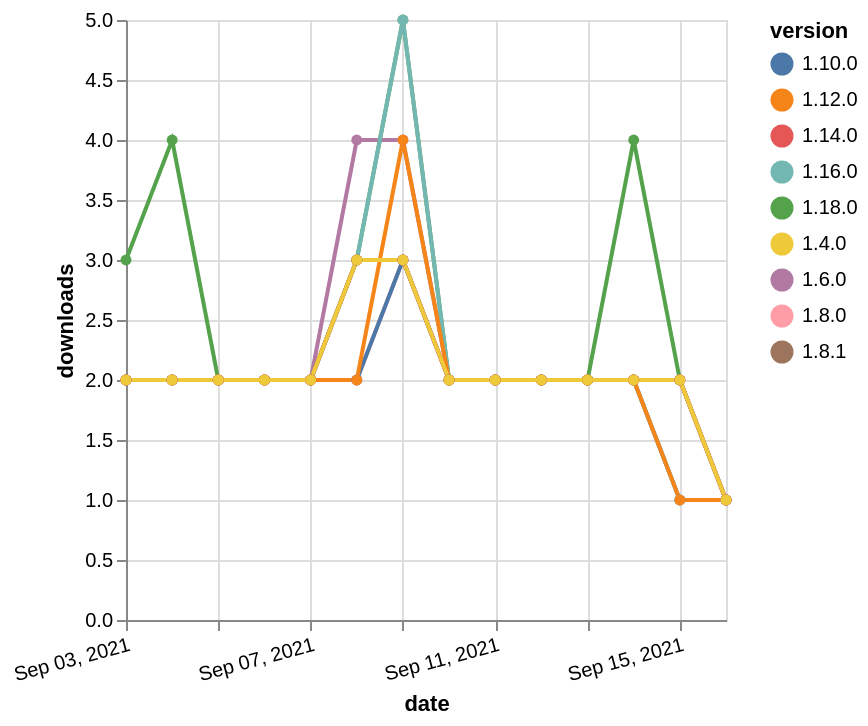

Write a Vega-Lite specification for this figure.
### Vega-Lite specification from a JSON file in a GitHub repository (floating-point values rounded to 4 significant figures)
{"$schema": "https://vega.github.io/schema/vega-lite/v5.json", "description": "A simple bar chart with embedded data.", "data": {"values": [{"date": "2021-09-03", "total": 2541, "delta": 2, "version": "1.6.0"}, {"date": "2021-09-04", "total": 2543, "delta": 2, "version": "1.6.0"}, {"date": "2021-09-05", "total": 2545, "delta": 2, "version": "1.6.0"}, {"date": "2021-09-06", "total": 2547, "delta": 2, "version": "1.6.0"}, {"date": "2021-09-07", "total": 2549, "delta": 2, "version": "1.6.0"}, {"date": "2021-09-08", "total": 2553, "delta": 4, "version": "1.6.0"}, {"date": "2021-09-09", "total": 2557, "delta": 4, "version": "1.6.0"}, {"date": "2021-09-10", "total": 2559, "delta": 2, "version": "1.6.0"}, {"date": "2021-09-11", "total": 2561, "delta": 2, "version": "1.6.0"}, {"date": "2021-09-12", "total": 2563, "delta": 2, "version": "1.6.0"}, {"date": "2021-09-13", "total": 2565, "delta": 2, "version": "1.6.0"}, {"date": "2021-09-14", "total": 2567, "delta": 2, "version": "1.6.0"}, {"date": "2021-09-15", "total": 2569, "delta": 2, "version": "1.6.0"}, {"date": "2021-09-16", "total": 2570, "delta": 1, "version": "1.6.0"}, {"date": "2021-09-03", "total": 251, "delta": 3, "version": "1.18.0"}, {"date": "2021-09-04", "total": 255, "delta": 4, "version": "1.18.0"}, {"date": "2021-09-05", "total": 257, "delta": 2, "version": "1.18.0"}, {"date": "2021-09-06", "total": 259, "delta": 2, "version": "1.18.0"}, {"date": "2021-09-07", "total": 261, "delta": 2, "version": "1.18.0"}, {"date": "2021-09-08", "total": 264, "delta": 3, "version": "1.18.0"}, {"date": "2021-09-09", "total": 269, "delta": 5, "version": "1.18.0"}, {"date": "2021-09-10", "total": 271, "delta": 2, "version": "1.18.0"}, {"date": "2021-09-11", "total": 273, "delta": 2, "version": "1.18.0"}, {"date": "2021-09-12", "total": 275, "delta": 2, "version": "1.18.0"}, {"date": "2021-09-13", "total": 277, "delta": 2, "version": "1.18.0"}, {"date": "2021-09-14", "total": 281, "delta": 4, "version": "1.18.0"}, {"date": "2021-09-15", "total": 283, "delta": 2, "version": "1.18.0"}, {"date": "2021-09-16", "total": 284, "delta": 1, "version": "1.18.0"}, {"date": "2021-09-03", "total": 1922, "delta": 2, "version": "1.8.0"}, {"date": "2021-09-04", "total": 1924, "delta": 2, "version": "1.8.0"}, {"date": "2021-09-05", "total": 1926, "delta": 2, "version": "1.8.0"}, {"date": "2021-09-06", "total": 1928, "delta": 2, "version": "1.8.0"}, {"date": "2021-09-07", "total": 1930, "delta": 2, "version": "1.8.0"}, {"date": "2021-09-08", "total": 1932, "delta": 2, "version": "1.8.0"}, {"date": "2021-09-09", "total": 1935, "delta": 3, "version": "1.8.0"}, {"date": "2021-09-10", "total": 1937, "delta": 2, "version": "1.8.0"}, {"date": "2021-09-11", "total": 1939, "delta": 2, "version": "1.8.0"}, {"date": "2021-09-12", "total": 1941, "delta": 2, "version": "1.8.0"}, {"date": "2021-09-13", "total": 1943, "delta": 2, "version": "1.8.0"}, {"date": "2021-09-14", "total": 1945, "delta": 2, "version": "1.8.0"}, {"date": "2021-09-15", "total": 1947, "delta": 2, "version": "1.8.0"}, {"date": "2021-09-16", "total": 1948, "delta": 1, "version": "1.8.0"}, {"date": "2021-09-03", "total": 1669, "delta": 2, "version": "1.10.0"}, {"date": "2021-09-04", "total": 1671, "delta": 2, "version": "1.10.0"}, {"date": "2021-09-05", "total": 1673, "delta": 2, "version": "1.10.0"}, {"date": "2021-09-06", "total": 1675, "delta": 2, "version": "1.10.0"}, {"date": "2021-09-07", "total": 1677, "delta": 2, "version": "1.10.0"}, {"date": "2021-09-08", "total": 1679, "delta": 2, "version": "1.10.0"}, {"date": "2021-09-09", "total": 1682, "delta": 3, "version": "1.10.0"}, {"date": "2021-09-10", "total": 1684, "delta": 2, "version": "1.10.0"}, {"date": "2021-09-11", "total": 1686, "delta": 2, "version": "1.10.0"}, {"date": "2021-09-12", "total": 1688, "delta": 2, "version": "1.10.0"}, {"date": "2021-09-13", "total": 1690, "delta": 2, "version": "1.10.0"}, {"date": "2021-09-14", "total": 1692, "delta": 2, "version": "1.10.0"}, {"date": "2021-09-15", "total": 1693, "delta": 1, "version": "1.10.0"}, {"date": "2021-09-16", "total": 1694, "delta": 1, "version": "1.10.0"}, {"date": "2021-09-03", "total": 753, "delta": 2, "version": "1.16.0"}, {"date": "2021-09-04", "total": 755, "delta": 2, "version": "1.16.0"}, {"date": "2021-09-05", "total": 757, "delta": 2, "version": "1.16.0"}, {"date": "2021-09-06", "total": 759, "delta": 2, "version": "1.16.0"}, {"date": "2021-09-07", "total": 761, "delta": 2, "version": "1.16.0"}, {"date": "2021-09-08", "total": 764, "delta": 3, "version": "1.16.0"}, {"date": "2021-09-09", "total": 769, "delta": 5, "version": "1.16.0"}, {"date": "2021-09-10", "total": 771, "delta": 2, "version": "1.16.0"}, {"date": "2021-09-11", "total": 773, "delta": 2, "version": "1.16.0"}, {"date": "2021-09-12", "total": 775, "delta": 2, "version": "1.16.0"}, {"date": "2021-09-13", "total": 777, "delta": 2, "version": "1.16.0"}, {"date": "2021-09-14", "total": 779, "delta": 2, "version": "1.16.0"}, {"date": "2021-09-15", "total": 780, "delta": 1, "version": "1.16.0"}, {"date": "2021-09-16", "total": 781, "delta": 1, "version": "1.16.0"}, {"date": "2021-09-03", "total": 2092, "delta": 2, "version": "1.8.1"}, {"date": "2021-09-04", "total": 2094, "delta": 2, "version": "1.8.1"}, {"date": "2021-09-05", "total": 2096, "delta": 2, "version": "1.8.1"}, {"date": "2021-09-06", "total": 2098, "delta": 2, "version": "1.8.1"}, {"date": "2021-09-07", "total": 2100, "delta": 2, "version": "1.8.1"}, {"date": "2021-09-08", "total": 2103, "delta": 3, "version": "1.8.1"}, {"date": "2021-09-09", "total": 2106, "delta": 3, "version": "1.8.1"}, {"date": "2021-09-10", "total": 2108, "delta": 2, "version": "1.8.1"}, {"date": "2021-09-11", "total": 2110, "delta": 2, "version": "1.8.1"}, {"date": "2021-09-12", "total": 2112, "delta": 2, "version": "1.8.1"}, {"date": "2021-09-13", "total": 2114, "delta": 2, "version": "1.8.1"}, {"date": "2021-09-14", "total": 2116, "delta": 2, "version": "1.8.1"}, {"date": "2021-09-15", "total": 2118, "delta": 2, "version": "1.8.1"}, {"date": "2021-09-16", "total": 2119, "delta": 1, "version": "1.8.1"}, {"date": "2021-09-03", "total": 1026, "delta": 2, "version": "1.14.0"}, {"date": "2021-09-04", "total": 1028, "delta": 2, "version": "1.14.0"}, {"date": "2021-09-05", "total": 1030, "delta": 2, "version": "1.14.0"}, {"date": "2021-09-06", "total": 1032, "delta": 2, "version": "1.14.0"}, {"date": "2021-09-07", "total": 1034, "delta": 2, "version": "1.14.0"}, {"date": "2021-09-08", "total": 1037, "delta": 3, "version": "1.14.0"}, {"date": "2021-09-09", "total": 1040, "delta": 3, "version": "1.14.0"}, {"date": "2021-09-10", "total": 1042, "delta": 2, "version": "1.14.0"}, {"date": "2021-09-11", "total": 1044, "delta": 2, "version": "1.14.0"}, {"date": "2021-09-12", "total": 1046, "delta": 2, "version": "1.14.0"}, {"date": "2021-09-13", "total": 1048, "delta": 2, "version": "1.14.0"}, {"date": "2021-09-14", "total": 1050, "delta": 2, "version": "1.14.0"}, {"date": "2021-09-15", "total": 1052, "delta": 2, "version": "1.14.0"}, {"date": "2021-09-16", "total": 1053, "delta": 1, "version": "1.14.0"}, {"date": "2021-09-03", "total": 1500, "delta": 2, "version": "1.12.0"}, {"date": "2021-09-04", "total": 1502, "delta": 2, "version": "1.12.0"}, {"date": "2021-09-05", "total": 1504, "delta": 2, "version": "1.12.0"}, {"date": "2021-09-06", "total": 1506, "delta": 2, "version": "1.12.0"}, {"date": "2021-09-07", "total": 1508, "delta": 2, "version": "1.12.0"}, {"date": "2021-09-08", "total": 1510, "delta": 2, "version": "1.12.0"}, {"date": "2021-09-09", "total": 1514, "delta": 4, "version": "1.12.0"}, {"date": "2021-09-10", "total": 1516, "delta": 2, "version": "1.12.0"}, {"date": "2021-09-11", "total": 1518, "delta": 2, "version": "1.12.0"}, {"date": "2021-09-12", "total": 1520, "delta": 2, "version": "1.12.0"}, {"date": "2021-09-13", "total": 1522, "delta": 2, "version": "1.12.0"}, {"date": "2021-09-14", "total": 1524, "delta": 2, "version": "1.12.0"}, {"date": "2021-09-15", "total": 1525, "delta": 1, "version": "1.12.0"}, {"date": "2021-09-16", "total": 1526, "delta": 1, "version": "1.12.0"}, {"date": "2021-09-03", "total": 2403, "delta": 2, "version": "1.4.0"}, {"date": "2021-09-04", "total": 2405, "delta": 2, "version": "1.4.0"}, {"date": "2021-09-05", "total": 2407, "delta": 2, "version": "1.4.0"}, {"date": "2021-09-06", "total": 2409, "delta": 2, "version": "1.4.0"}, {"date": "2021-09-07", "total": 2411, "delta": 2, "version": "1.4.0"}, {"date": "2021-09-08", "total": 2414, "delta": 3, "version": "1.4.0"}, {"date": "2021-09-09", "total": 2417, "delta": 3, "version": "1.4.0"}, {"date": "2021-09-10", "total": 2419, "delta": 2, "version": "1.4.0"}, {"date": "2021-09-11", "total": 2421, "delta": 2, "version": "1.4.0"}, {"date": "2021-09-12", "total": 2423, "delta": 2, "version": "1.4.0"}, {"date": "2021-09-13", "total": 2425, "delta": 2, "version": "1.4.0"}, {"date": "2021-09-14", "total": 2427, "delta": 2, "version": "1.4.0"}, {"date": "2021-09-15", "total": 2429, "delta": 2, "version": "1.4.0"}, {"date": "2021-09-16", "total": 2430, "delta": 1, "version": "1.4.0"}]}, "width": "container", "mark": {"type": "line", "point": {"filled": true}}, "encoding": {"x": {"field": "date", "type": "temporal", "timeUnit": "yearmonthdate", "title": "date", "axis": {"labelAngle": -15}}, "y": {"field": "delta", "type": "quantitative", "title": "downloads"}, "color": {"field": "version", "type": "nominal"}, "tooltip": {"field": "delta"}}}
